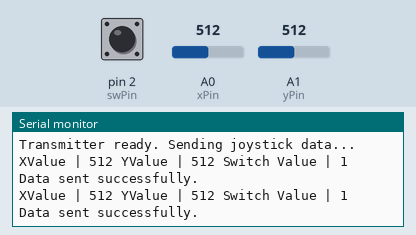
The sketch below on a simulated Arduino Uno, built with avr-gcc and run on an emulated ATmega328P. Shown: the last lines printed to the serial monitor. The test bench sets the inputs (shaded band); at power-on: A0 (xPin) = 512, A1 (yPin) = 512, pin 2 (swPin) HIGH. No radio packets arrive unless stated.

Above: at 1.8 s.
1.9 s: A0 (xPin) set to 716
At 2.9 s:
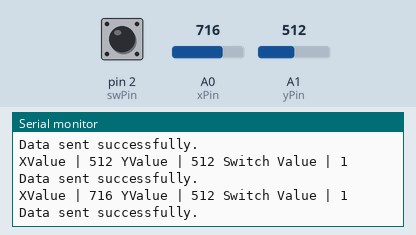
3.4 s: A1 (yPin) set to 716
At 4.7 s:
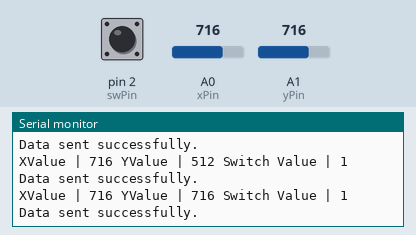
4.9 s: A0 (xPin) set to 1023
At 5.9 s:
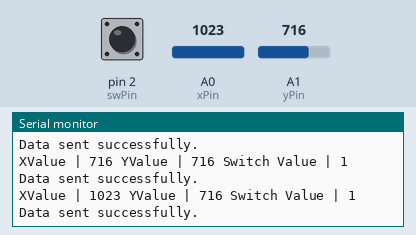
9.0 s: pin 2 (swPin) pulled LOW for 1.25 s
11.7 s: A1 (yPin) set to 900
At 12.7 s:
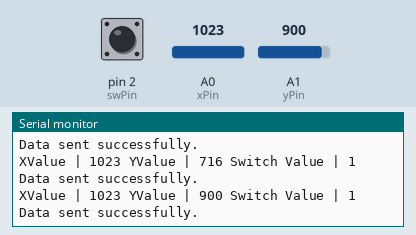
13.2 s: pin 2 (swPin) pulled LOW for 1.25 s
Timing chart, 0 to 16.2 s (numbered marks = the images above; inputs shaded):
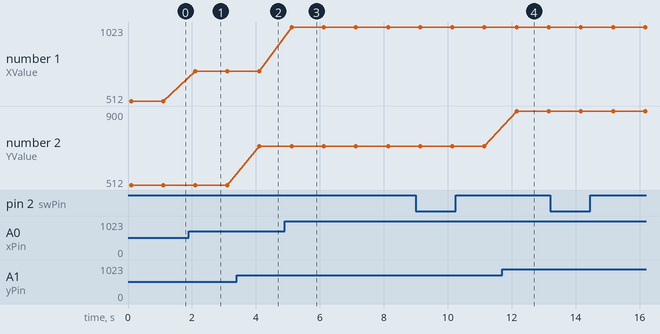

The sketch:

transmitter_arduino.ino
```cpp
#include <SPI.h>
#include <nRF24L01.h>
#include <RF24.h>

const int xPin = A0;  // Joystick X-axis
const int yPin = A1;  // Joystick Y-axis
const int swPin = 2;  // Joystick button (switch)

struct JoyValues {
  int xValue;
  int yValue;
  bool swValue;
} joy1;

RF24 radio(9, 10);  // CE = 9, CSN = 10

void setup() {
  Serial.begin(9600);
  pinMode(swPin, INPUT_PULLUP);  // Set switch pin as input with pull-up resistor

  if (!radio.begin()) {
    Serial.println("Radio module initialization failed. Check wiring.");
    while (1);
  } else {
    Serial.println("Radio module initialized successfully.");
  }

  radio.setChannel(5);  // Set the same channel as the receiver
  radio.setDataRate(RF24_1MBPS);  // Set data rate to 1 Mbps
  radio.setPALevel(RF24_PA_HIGH);  // Set power amplifier level to high
  radio.openWritingPipe(0x1234567890LL);  // Set the same address as the receiver
  radio.stopListening();  // Put the radio in transmit mode
  Serial.println("Transmitter ready. Sending joystick data...");
}

void loop() {
  // Read joystick values
  joy1.xValue = getValueAnalog(xPin);
  joy1.yValue = getValueAnalog(yPin);
  joy1.swValue = getValueDigital(swPin);

  // Print values to Serial Monitor
  Serial.print("XValue | ");
  Serial.print(joy1.xValue);
  Serial.print(" YValue | ");
  Serial.print(joy1.yValue);
  Serial.print(" Switch Value | ");
  Serial.println(joy1.swValue);

  // Send data to the receiver
  if (radio.write(&joy1, sizeof(joy1))) {
    Serial.println("Data sent successfully.");
  } else {
    Serial.println("Failed to send data.");
  }

  delay(1000);  // Delay for stability
}

int getValueAnalog(int pin) {
  return analogRead(pin);  // Read analog value
}

int getValueDigital(int pin) {
  return digitalRead(pin);  // Read digital value
}
```

Measured:
- after the input at 1.9 s, the serial monitor: prints a new line after 0.20 s (image 1)
- after the input at 3.4 s, the serial monitor: prints a new line after 0.71 s (image 2)
- after the input at 4.9 s, the serial monitor: prints a new line after 0.22 s (image 3)
- after the input at 11.7 s, the serial monitor: prints a new line after 0.45 s (image 4)
- plotted number 1: 512 → 716 after the input at 1.9 s, 716 → 1023 after the input at 4.9 s
- plotted number 2: 716 → 900 after the input at 11.7 s
